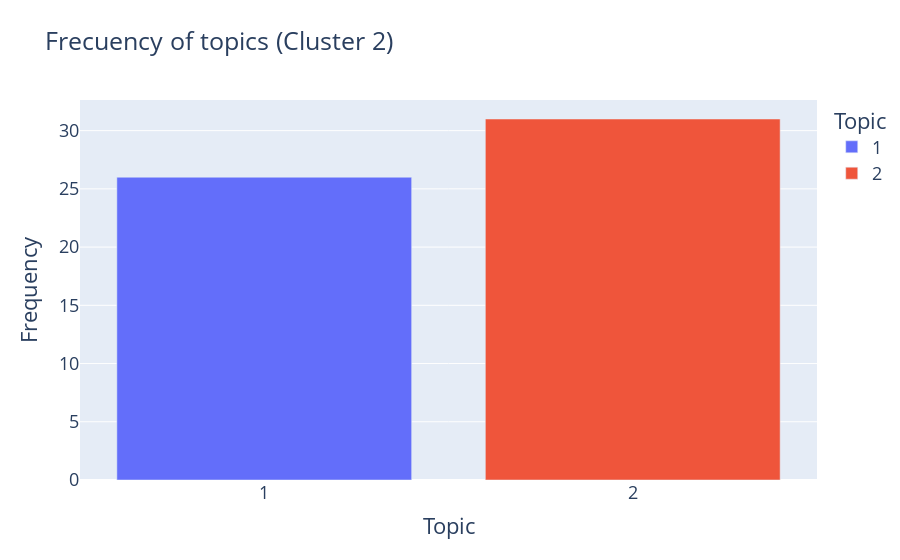

The code cell stored with this chart in its notebook:
### Code cell
table_hist_per_topic = pd.DataFrame(df_topic["Topic"].value_counts()).reset_index().rename(columns={"index": "Topic", "Topic": "Frequency"})
table_hist_per_topic["Topic"] = table_hist_per_topic["Topic"].astype(str)
table_hist_per_topic = table_hist_per_topic.sort_values("Topic")

fig = px.bar(table_hist_per_topic, color="Topic", x="Topic", y="Frequency", title=f"Frecuency of topics (Cluster {cluster_id})")
fig.update_layout(
    font=dict(
        size=18
    )
)
fig.show()

### Figure 1 — Plotly figure (JSON) as saved in the notebook; plotly's stock layout.template omitted (floating-point values rounded to 4 significant figures)
{"data": [{"alignmentgroup": "True", "hovertemplate": "Topic=%{x}<br>Frequency=%{y}<extra></extra>", "legendgroup": "1", "marker": {"color": "#636efa", "pattern": {"shape": ""}}, "name": "1", "offsetgroup": "1", "orientation": "v", "showlegend": true, "textposition": "auto", "type": "bar", "x": ["1"], "xaxis": "x", "y": [26], "yaxis": "y"}, {"alignmentgroup": "True", "hovertemplate": "Topic=%{x}<br>Frequency=%{y}<extra></extra>", "legendgroup": "2", "marker": {"color": "#EF553B", "pattern": {"shape": ""}}, "name": "2", "offsetgroup": "2", "orientation": "v", "showlegend": true, "textposition": "auto", "type": "bar", "x": ["2"], "xaxis": "x", "y": [31], "yaxis": "y"}], "layout": {"barmode": "relative", "font": {"size": 18}, "legend": {"title": {"text": "Topic"}, "tracegroupgap": 0}, "title": {"text": "Frecuency of topics (Cluster 2)"}, "xaxis": {"anchor": "y", "categoryarray": ["1", "2"], "categoryorder": "array", "domain": [0, 1], "title": {"text": "Topic"}}, "yaxis": {"anchor": "x", "domain": [0, 1], "title": {"text": "Frequency"}}}}
